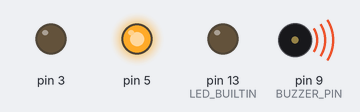
This program was run on a simulated Arduino Nano, built with avr-gcc and run on an emulated ATmega328P. Shown: output pins drawn as LEDs (lit = HIGH), buzzer (waves = sounding).

Above: at 0.12 s.
At 8.02 s:
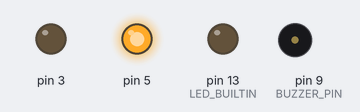
Timing chart, 0 to 14.5 s (numbered marks = the images above):
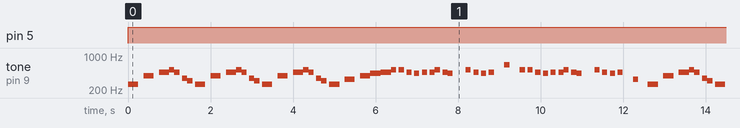

Measured:
- by itself, pin 5: LOW → HIGH at 0.00 s
- by itself, tone on pin 9 (BUZZER_PIN): plays 262 Hz for 0.25 s, 392 Hz for 0.25 s, 466 Hz for 0.25 s, 523 Hz for 0.12 s, 466 Hz for 0.12 s, 349 Hz for 0.12 s … (557 notes in this stretch)

The program:

main.cpp
```cpp
#include <Arduino.h>

#include "../lib/hbridge.h"
#include "../lib/playsong.h"
#include "../lib/receiver.h"

#define BUZZER_PIN 9
#define INFO_PIN A1

playsong song(BUZZER_PIN);
Receiver receiver(A1, A2);

static unsigned long currentTime;

HBridge hbridge(3, 5, NULL, NULL);


void setup() {
  // enable serial communication for debugging
  Serial.begin(9600);
  // put your setup code here, to run once:
  pinMode(LED_BUILTIN, OUTPUT);
  pinMode(INFO_PIN, INPUT);
}

void loop() {
  // put your main code here, to run repeatedly:
  currentTime = millis();
  song.stepSong(currentTime);

  hbridge.setMotor1(100, false);


  // if(receiver.isUp()) {
  //   Serial.print("Up ");
  //   Serial.print(receiver.getChannel1Value());
  //   Serial.print(" ");
  //   Serial.println(receiver.getChannel2Value());
  // }

  // if(receiver.isDiagonalUpRight()) {
  //   Serial.print("Diagonal Up Right ");
  //   Serial.print(receiver.getChannel1Value());
  //   Serial.print(" ");
  //   Serial.println(receiver.getChannel2Value());
  // }

  // if(receiver.isRight()) {
  //   Serial.print("Right ");
  //   Serial.print(receiver.getChannel1Value());
  //   Serial.print(" ");
  //   Serial.println(receiver.getChannel2Value());
  // }

  // if(receiver.isDiagonalDownRight()) {
  //   Serial.print("Diagonal Down Right ");
  //   Serial.print(receiver.getChannel1Value());
  //   Serial.print(" ");
  //   Serial.println(receiver.getChannel2Value());
  // }

  // if(receiver.isDown()) {
  //   Serial.print("Down ");
  //   Serial.print(receiver.getChannel1Value());
  //   Serial.print(" ");
  //   Serial.println(receiver.getChannel2Value());
  // }

  // if(receiver.isDiagonalDownLeft()) {
  //   Serial.print("Diagonal Down Left ");
  //   Serial.print(receiver.getChannel1Value());
  //   Serial.print(" ");
  //   Serial.println(receiver.getChannel2Value());
  // }

  // if(receiver.isLeft()) {
  //   Serial.print("Left ");
  //   Serial.print(receiver.getChannel1Value());
  //   Serial.print(" ");
  //   Serial.println(receiver.getChannel2Value());
  // }
  // if(receiver.isDiagonalUpLeft()) {
  //   Serial.print("Diagonal Up Left ");
  //   Serial.print(receiver.getChannel1Value());
  //   Serial.print(" ");
  //   Serial.println(receiver.getChannel2Value());
  // }
  // if(receiver.isDefault()) {
  //   Serial.print("Default ");
  //   Serial.print(receiver.getChannel1Value());
  //   Serial.print(" ");
  //   Serial.println(receiver.getChannel2Value());
  // }

}
```

pitches.h
```cpp
// (licence header left out)
#ifndef pitches_h
#define pitches_h

#define NOTE_B0  31
#define NOTE_C1  33
#define NOTE_CS1 35
#define NOTE_D1  37
#define NOTE_DS1 39
#define NOTE_E1  41
#define NOTE_F1  44
#define NOTE_FS1 46
#define NOTE_G1  49
#define NOTE_GS1 52
#define NOTE_A1  55
#define NOTE_AS1 58
#define NOTE_B1  62
#define NOTE_C2  65
#define NOTE_CS2 69
#define NOTE_D2  73
#define NOTE_DS2 78
#define NOTE_E2  82
#define NOTE_F2  87
#define NOTE_FS2 93
#define NOTE_G2  98
#define NOTE_GS2 104
#define NOTE_A2  110
#define NOTE_AS2 117
#define NOTE_B2  123
#define NOTE_C3  131
#define NOTE_CS3 139
#define NOTE_DB3 139
#define NOTE_D3  147
#define NOTE_DS3 156
#define NOTE_EB3 156
#define NOTE_E3  165
#define NOTE_F3  175
#define NOTE_FS3 185
#define NOTE_G3  196
#define NOTE_GS3 208
#define NOTE_A3  220
#define NOTE_AS3 233
#define NOTE_B3  247
#define NOTE_C4  262
#define NOTE_CS4 277
#define NOTE_D4  294
#define NOTE_DS4 311
#define NOTE_E4  330
#define NOTE_F4  349
#define NOTE_FS4 370
#define NOTE_G4  392
#define NOTE_GS4 415
#define NOTE_A4  440
#define NOTE_AS4 466
#define NOTE_B4  494
#define NOTE_C5  523
#define NOTE_CS5 554
#define NOTE_D5  587
#define NOTE_DS5 622
#define NOTE_E5  659
#define NOTE_F5  698
#define NOTE_FS5 740
#define NOTE_G5  784
#define NOTE_GS5 831
#define NOTE_A5  880
#define NOTE_AS5 932
#define NOTE_B5  988
#define NOTE_C6  1047
#define NOTE_CS6 1109
#define NOTE_D6  1175
#define NOTE_DS6 1245
#define NOTE_E6  1319
#define NOTE_F6  1397
#define NOTE_FS6 1480
#define NOTE_G6  1568
#define NOTE_GS6 1661
#define NOTE_A6  1760
#define NOTE_AS6 1865
#define NOTE_B6  1976
#define NOTE_C7  2093
#define NOTE_CS7 2217
#define NOTE_D7  2349
#define NOTE_DS7 2489
#define NOTE_E7  2637
#define NOTE_F7  2794
#define NOTE_FS7 2960
#define NOTE_G7  3136
#define NOTE_GS7 3322
#define NOTE_A7  3520
#define NOTE_AS7 3729
#define NOTE_B7  3951
#define NOTE_C8  4186
#define NOTE_CS8 4435
#define NOTE_D8  4699
#define NOTE_DS8 4978
#define REST     0

#endif
```

hbridge.cpp
```cpp
#include <Arduino.h>
#include "../lib/hbridge.h"

HBridge::HBridge(uint8_t in1Pin, uint8_t in2Pin, uint8_t in3Pin, uint8_t in4Pin)
{
    this->IN1_PIN = in1Pin;
    this->IN2_PIN = in2Pin;
    this->IN3_PIN = in3Pin;
    this->IN4_PIN = in4Pin;

    pinMode(IN1_PIN, OUTPUT);
    pinMode(IN2_PIN, OUTPUT);
    pinMode(IN3_PIN, OUTPUT);
    pinMode(IN4_PIN, OUTPUT);
}

/*
function to set motor 1 speed and direction
if direction is true, motor spins forward
if direction is false, motor spins backward

*/
void HBridge::setMotor1(int8_t speed, bool direction)
{
    // constrain speed to 0-100
    if (speed < 0) speed = 0;
    if (speed > 100) speed = 100;

    uint8_t pwmValue = map(speed, 0, 100, 0, 255);

    if (direction) {
        analogWrite(IN1_PIN, pwmValue);
        analogWrite(IN2_PIN, 0);
    } else {
        analogWrite(IN1_PIN, 0);
        analogWrite(IN2_PIN, pwmValue);
    }
}

/*
function to set motor 2 speed and direction
if direction is true, motor spins forward
if direction is false, motor spins backward

*/
void HBridge::setMotor2(int8_t speed, bool direction)
{
    // constrain speed to 0-100
    if (speed < 0) speed = 0;
    if (speed > 100) speed = 100;

    uint8_t pwmValue = map(speed, 0, 100, 0, 255);

    if (direction) {
        analogWrite(IN3_PIN, pwmValue);
        analogWrite(IN4_PIN, 0);
    } else {
        analogWrite(IN3_PIN, 0);
        analogWrite(IN4_PIN, pwmValue);
    }
}
```

playsong.cpp
```cpp
#include <Arduino.h>
#include "../lib/playsong.h"

// subway surfers!

playsong::playsong(uint8_t buzzerPin) {
  //start song
  this->BUZZER_PIN = buzzerPin;
  pinMode(BUZZER_PIN, OUTPUT);
  lastNoteTime = millis();
  currentNote = 0;
  uint8_t noteDuration = 1000 / durations[currentNote];
  tone(BUZZER_PIN, melody[currentNote], noteDuration);
  lastNoteDuration = noteDuration;
  currentNote++;
};

void playsong::stepSong(unsigned long currentTime)
{
    if (currentNote < songSize && currentTime - lastNoteTime >= lastNoteDuration) {
      int noteDuration = 1000 / durations[currentNote];
      tone(BUZZER_PIN, melody[currentNote], noteDuration);
      currentNote++;
      if (currentNote >= songSize) {
        currentNote = 0;
      }
      lastNoteDuration = noteDuration;
      lastNoteTime = currentTime;
    }
}

playsong::~playsong()
{
}
```

receiver.cpp
```cpp
/*

*/

#include <Arduino.h>
#include "../lib/receiver.h"

Receiver::Receiver(uint8_t ch1Pin, uint8_t ch2Pin) {
    this->CH1_PIN = ch1Pin;
    this->CH2_PIN = ch2Pin;
    pinMode(CH1_PIN, INPUT);
    pinMode(CH2_PIN, INPUT);
}

// Need to add debounce to make sure readings are stable, non blocking
int16_t Receiver::getChannel1Value() {
    int pulseWidth = pulseIn(CH1_PIN, HIGH); // timeout after 25ms
    int16_t value = map(pulseWidth, 1010, 2000, -100, 100);

    // unsigned long highTime = pulseIn(CH1_PIN, HIGH);
    // unsigned long lowTime = pulseIn(CH1_PIN, LOW);
    // unsigned long cycleTime = highTime + lowTime;
    // float dutyCycle = (float)highTime / float(cycleTime);

    return value;

}

int16_t Receiver::getChannel2Value() {
    int pulseWidth = pulseIn(CH2_PIN, HIGH); // timeout after 25ms
    int16_t value = map(pulseWidth, 960, 1990, -100, 100);
    return value;
}

bool Receiver::isUp() {
    return (getChannel1Value() >= 80 && abs(getChannel2Value()) < 10);
}

bool Receiver::isDiagonalUpRight() {
    return (getChannel1Value() >= 80 && getChannel2Value() >= 80);
}

bool Receiver::isRight() {
    return (abs(getChannel1Value()) < 20 && getChannel2Value() >= 80);
}

bool Receiver::isDiagonalDownRight() {
    return (getChannel1Value() <= -80 && getChannel2Value() >= 80);
}

bool Receiver::isDown() {
    return (getChannel1Value() <= -80 && abs(getChannel2Value()) < 10);
}

bool Receiver::isDiagonalDownLeft() {
    return (getChannel1Value() <= -80 && getChannel2Value() <= -80);
}

bool Receiver::isLeft() {
    return (abs(getChannel1Value()) < 20 && getChannel2Value() <= -80);
}

bool Receiver::isDiagonalUpLeft() {
    return (getChannel1Value() >= 80 && getChannel2Value() <= -80);
}

bool Receiver::isDefault(){
    return (abs(getChannel1Value()) < 20 && abs(getChannel2Value()) < 20);
}
```
